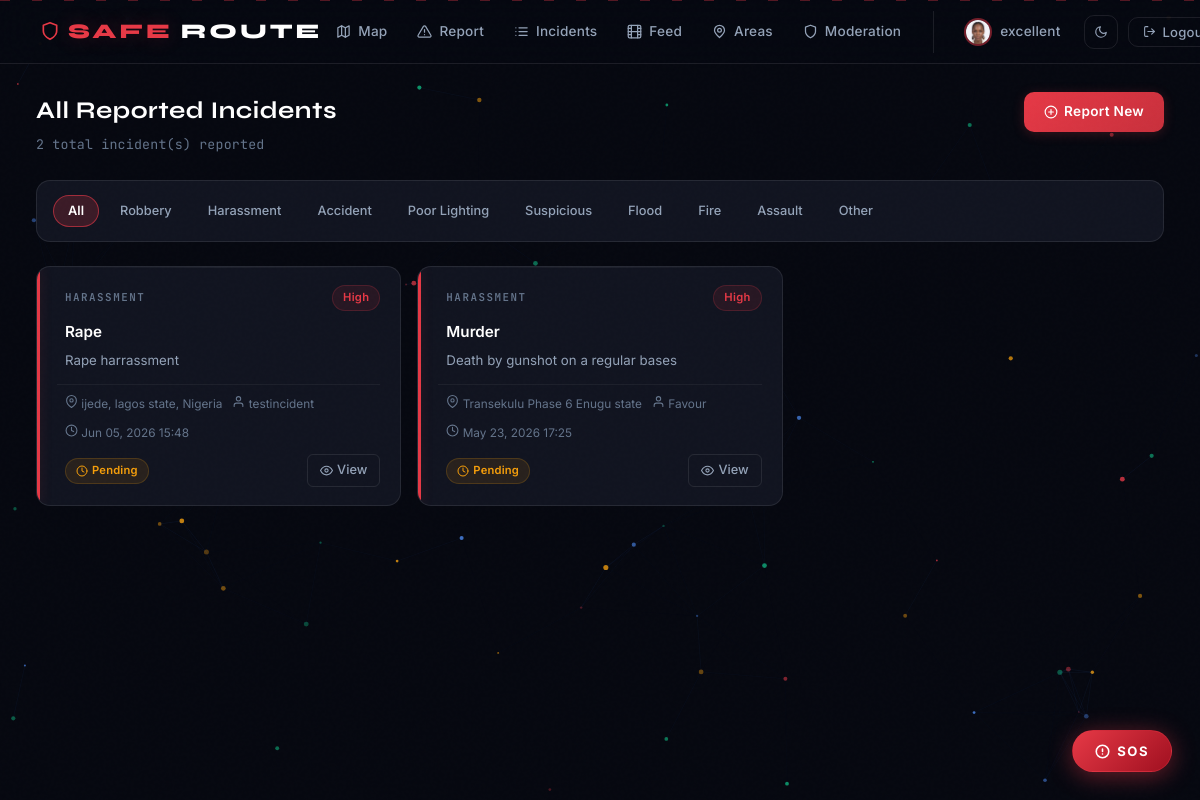
Screenshot of /incidents/ (signed in) with the database file from the repository.
### incidents/models.py (models this page shows, shortened)
class UserProfile(models.Model):
    user       = models.OneToOneField(User, on_delete=models.CASCADE, related_name='profile')
    bio        = models.TextField(blank=True, default='')
    avatar     = models.ImageField(upload_to='avatars/', blank=True, null=True)
    sos_phone  = models.CharField(max_length=20, blank=True, default='',
                                  help_text='Emergency contact number for SOS alerts')
    location   = models.CharField(max_length=100, blank=True, default='',
                                  help_text='City or neighbourhood')
    created_at = models.DateTimeField(auto_now_add=True)

class Incident(models.Model):
    INCIDENT_TYPES = [
        ('robbery',       'Robbery'),
        ('harassment',    'Harassment'),
        ('accident',      'Accident'),
        ('poor_lighting', 'Poor Lighting'),
        ('suspicious',    'Suspicious Activity'),
        ('flood',         'Flood'),
        ('fire',          'Fire'),
        ('assault',       'Assault'),
        ('vandalism',     'Vandalism'),
        ('kidnapping',    'Kidnapping'),
        ('other',         'Other'),
    ]
    DANGER_LEVELS = [
        (1, 'Low'),
        (2, 'Medium'),
        (3, 'High'),
    ]
    title        = models.CharField(max_length=200)
    type         = models.CharField(max_length=50, choices=INCIDENT_TYPES, db_index=True)
    description  = models.TextField()
    latitude     = models.FloatField()
    longitude    = models.FloatField()
    location     = models.CharField(max_length=200)
    area         = models.ForeignKey(
                       'Area',
                       on_delete=models.SET_NULL,
                       null=True, blank=True,
                       related_name='incidents',
                       help_text='Structured area this incident belongs to'
                   )
    danger_level = models.IntegerField(choices=DANGER_LEVELS, default=1, db_index=True)
    reported_by  = models.ForeignKey(User, on_delete=models.CASCADE,
                                     related_name='incidents')
    timestamp    = models.DateTimeField(auto_now_add=True, db_index=True)
    verified     = models.BooleanField(default=False, db_index=True)
    verified_override = models.BooleanField(null=True, blank=True, default=None,
                                            help_text='Admin override. Null = automatic.')
    is_hidden       = models.BooleanField(default=False,
                                          help_text='Hidden by moderation. Removed from public views but kept.')
    hidden_at       = models.DateTimeField(null=True, blank=True)
    hidden_by       = models.ForeignKey(User, null=True, blank=True,
                                        on_delete=models.SET_NULL,
                                        related_name='hidden_incidents')
    hidden_reason   = models.CharField(max_length=200, blank=True, default='')
    confirmations = models.ManyToManyField(
                        User,
                        related_name='confirmed_incidents',
                        blank=True
                    )
    disputes      = models.ManyToManyField(
                        User,
                        related_name='disputed_incidents',
                        blank=True
                    )
    class Meta:
        ordering = ['-timestamp']
        indexes  = [
            models.Index(fields=['type', '-timestamp']),
            models.Index(fields=['danger_level', '-timestamp']),
        ]

### incidents/views.py (the view)
# urls.py: path('incidents/',                views.incident_list_view,    name='incidents'),
@login_required
def incident_list_view(request):
    qs = (
        Incident.objects
        .filter(is_hidden=False)          # exclude moderation-hidden content
        .select_related('reported_by')
        .prefetch_related('confirmations')
    )
    incident_type = request.GET.get('type', '').strip()
    if incident_type:
        qs = qs.filter(type=incident_type)
    paginator  = Paginator(qs, 12)               # 12 cards per page
    page_num   = request.GET.get('page', 1)
    incidents  = paginator.get_page(page_num)
    valid_types = [t[0] for t in Incident.INCIDENT_TYPES]
    active_type = incident_type if incident_type in valid_types else ''
    return render(request, 'incidents.html', {
        'incidents':    incidents,
        'active_type':  active_type,
        'page_obj':     incidents,
    })

### templates/incidents.html (shortened to what this page needs)
{% extends 'base.html' %}
{% block content %}
<div class="incidents-header">
    <div>
        <h2>All Reported Incidents</h2>
        <p class="subtitle">
            {% if active_type %}
                {{ page_obj.paginator.count }} incident(s) matching filter
            {% else %}
                {{ page_obj.paginator.count }} total incident(s) reported
            {% endif %}
        </p>
    </div>
    <a href="{% url 'report' %}" class="btn-report"><svg xmlns="http://www.w3.org/2000/svg" width="14" height="14" viewBox="0 0 24 24" fill="none" stroke="currentColor" stroke-width="2" stroke-linecap="round" stroke-linejoin="round"><circle cx="12" cy="12" r="10"/><line x1="12" y1="8" x2="12" y2="16"/><line x1="8" y1="12" x2="16" y2="12"/></svg> Report New</a>
</div>
<div class="filter-bar">
    <a href="{% url 'incidents' %}"
       class="filter-tag {% if not active_type %}active{% endif %}">
       All
    </a>
    <a href="?type=robbery"
       class="filter-tag {% if active_type == 'robbery' %}active{% endif %}">
       Robbery
    </a>
    <a href="?type=harassment"
       class="filter-tag {% if active_type == 'harassment' %}active{% endif %}">
       Harassment
    </a>
    <a href="?type=accident"
       class="filter-tag {% if active_type == 'accident' %}active{% endif %}">
       Accident
    </a>
    <a href="?type=poor_lighting"
       class="filter-tag {% if active_type == 'poor_lighting' %}active{% endif %}">
       Poor Lighting
    </a>
    <a href="?type=suspicious"
       class="filter-tag {% if active_type == 'suspicious' %}active{% endif %}">
       Suspicious
    </a>
    <a href="?type=flood"
       class="filter-tag {% if active_type == 'flood' %}active{% endif %}">
       Flood
    </a>
    <a href="?type=fire"
       class="filter-tag {% if active_type == 'fire' %}active{% endif %}">
       Fire
    </a>
    <a href="?type=assault"
       class="filter-tag {% if active_type == 'assault' %}active{% endif %}">
       Assault
    </a>
    <a href="?type=other"
       class="filter-tag {% if active_type == 'other' %}active{% endif %}">
       Other
    </a>
</div>
{% if incidents %}
<div class="incidents-grid">
    {% for incident in incidents %}
    <div class="incident-card danger-{{ incident.danger_level }}">
        <div class="incident-card-header">
            <span class="incident-type">{{ incident.get_type_display }}</span>
            <span class="danger-badge level-{{ incident.danger_level }}">
                {% if incident.danger_level == 1 %}Low
                {% elif incident.danger_level == 2 %} Medium
                {% else %} High{% endif %}
            </span>
        </div>
        <h3 class="incident-title">{{ incident.title }}</h3>
        <p class="incident-desc">{{ incident.description|truncatechars:120 }}</p>
        <div class="incident-meta">
            <span><svg xmlns="http://www.w3.org/2000/svg" width="13" height="13" viewBox="0 0 24 24" fill="none" stroke="currentColor" stroke-width="2" stroke-linecap="round" stroke-linejoin="round"><path d="M21 10c0 7-9 13-9 13s-9-6-9-13a9 9 0 0118 0z"/><circle cx="12" cy="10" r="3"/></svg> {{ incident.location }}</span>
            <span><svg xmlns="http://www.w3.org/2000/svg" width="13" height="13" viewBox="0 0 24 24" fill="none" stroke="currentColor" stroke-width="2" stroke-linecap="round" stroke-linejoin="round"><path d="M20 21v-2a4 4 0 00-4-4H8a4 4 0 00-4 4v2"/><circle cx="12" cy="7" r="4"/></svg> {{ incident.reported_by.username }}</span>
            <span><svg xmlns="http://www.w3.org/2000/svg" width="13" height="13" viewBox="0 0 24 24" fill="none" stroke="currentColor" stroke-width="2" stroke-linecap="round" stroke-linejoin="round"><circle cx="12" cy="12" r="10"/><polyline points="12 6 12 12 16 14"/></svg> {{ incident.timestamp|date:"M d, Y H:i" }}</span>
        </div>
        <div class="incident-footer">
            {% if incident.verified %}
            <span class="verified-badge"><svg xmlns="http://www.w3.org/2000/svg" width="12" height="12" viewBox="0 0 24 24" fill="none" stroke="currentColor" stroke-width="2.5" stroke-linecap="round" stroke-linejoin="round"><polyline points="20 6 9 17 4 12"/></svg> Verified</span>
            {% else %}
            <span class="pending-badge"><svg xmlns="http://www.w3.org/2000/svg" width="12" height="12" viewBox="0 0 24 24" fill="none" stroke="currentColor" stroke-width="2" stroke-linecap="round" stroke-linejoin="round"><circle cx="12" cy="12" r="10"/><polyline points="12 6 12 12 16 14"/></svg> Pending</span>
            {% endif %}
            <a href="{% url 'incident_detail' incident.id %}" class="view-detail-btn">
                <svg xmlns="http://www.w3.org/2000/svg" width="13" height="13" viewBox="0 0 24 24" fill="none" stroke="currentColor" stroke-width="2" stroke-linecap="round" stroke-linejoin="round"><path d="M1 12s4-8 11-8 11 8 11 8-4 8-11 8-11-8-11-8z"/><circle cx="12" cy="12" r="3"/></svg> View
            </a>
        </div>
    </div>
    {% endfor %}
</div>
{% else %}
<div class="no-incidents">
    <p>No incidents reported yet.</p>
    <a href="{% url 'report' %}" class="btn-primary">Be the first to report</a>
</div>
{% endif %}
{% endblock %}

### templates/base.html (shortened to what this page needs)
<!DOCTYPE html>
<html lang="en">
<head>
  {% load static %}
  <link rel="stylesheet" href="{% static 'css/style.css' %}" />
</head>
<body>
  {% block topnav %}
  <nav class="navbar">
    <div class="nav-brand">
      <svg xmlns="http://www.w3.org/2000/svg" width="20" height="20" viewBox="0 0 24 24"
           fill="none" stroke="currentColor" stroke-width="2" stroke-linecap="round"
           stroke-linejoin="round" class="nav-brand-icon">
        <path d="M12 22s8-4 8-10V5l-8-3-8 3v7c0 6 8 10 8 10z"/>
      </svg>
      <span>Safe</span>Route
    </div>
    {% if user.is_authenticated %}
    <div class="nav-links">
      <a href="{% url 'map' %}" class="nav-link">
        <svg xmlns="http://www.w3.org/2000/svg" width="15" height="15" viewBox="0 0 24 24"
             fill="none" stroke="currentColor" stroke-width="2" stroke-linecap="round"
             stroke-linejoin="round">
          <polygon points="3 6 9 3 15 6 21 3 21 18 15 21 9 18 3 21"/>
          <line x1="9" y1="3" x2="9" y2="18"/>
          <line x1="15" y1="6" x2="15" y2="21"/>
        </svg>
        Map
      </a>
      <a href="{% url 'report' %}" class="nav-link">
        Report
      </a>
      <a href="{% url 'incidents' %}" class="nav-link">
        Incidents
      </a>
      <a href="{% url 'feed' %}" class="nav-link">
        Feed
      </a>
      <a href="{% url 'area_search_page' %}" class="nav-link">
        <svg xmlns="http://www.w3.org/2000/svg" width="15" height="15" viewBox="0 0 24 24"
             fill="none" stroke="currentColor" stroke-width="2" stroke-linecap="round"
             stroke-linejoin="round">
          <circle cx="12" cy="10" r="3"/>
          <path d="M12 21.7C17.3 17 20 13 20 10a8 8 0 1 0-16 0c0 3 2.7 7 8 11.7z"/>
        </svg>
        Areas
      </a>
      {% if user.is_staff %}
      <a href="{% url 'moderation_queue' %}" class="nav-link" title="Moderation queue">
        <svg xmlns="http://www.w3.org/2000/svg" width="15" height="15" viewBox="0 0 24 24"
             fill="none" stroke="currentColor" stroke-width="2" stroke-linecap="round"
             stroke-linejoin="round">
          <path d="M12 22s8-4 8-10V5l-8-3-8 3v7c0 6 8 10 8 10z"/>
        </svg>
        Moderation
      </a>
      {% endif %}
      <div class="nav-user">
        <a href="{% url 'profile' %}" class="nav-link nav-profile">
          {% if user.profile.avatar %}
            <img src="{{ user.profile.avatar.url }}" alt="avatar" class="nav-avatar"
                 width="28" height="28" loading="eager"/>
          {% else %}
            <span class="nav-avatar-placeholder">{{ user.username|first|upper }}</span>
          {% endif %}
          {{ user.username }}
        </a>
        <button class="theme-toggle" id="theme-toggle" onclick="toggleTheme()" title="Toggle theme">
          <svg class="icon-moon" xmlns="http://www.w3.org/2000/svg" width="14" height="14"
               viewBox="0 0 24 24" fill="none" stroke="currentColor" stroke-width="2"
               stroke-linecap="round" stroke-linejoin="round">
            <path d="M21 12.79A9 9 0 1111.21 3 7 7 0 0021 12.79z"/>
          </svg>
        </button>
        <form method="POST" action="{% url 'logout' %}" style="display:inline;">
          <button type="submit" class="logout-btn">
            <svg xmlns="http://www.w3.org/2000/svg" width="13" height="13" viewBox="0 0 24 24"
                 fill="none" stroke="currentColor" stroke-width="2" stroke-linecap="round"
                 stroke-linejoin="round">
              <path d="M9 21H5a2 2 0 01-2-2V5a2 2 0 012-2h4"/>
              <polyline points="16 17 21 12 16 7"/>
              <line x1="21" y1="12" x2="9" y2="12"/>
            </svg>
            Logout
          </button>
        </form>
      </div>
    </div>
    {% endif %}
  </nav>
  {% endblock %}
  <div class="container">
    {% block content %}{% endblock %}
  </div>
  {% if user.is_authenticated %}
  <div class="sos-container">
    <button class="sos-btn" onclick="triggerSOS()">
      <svg xmlns="http://www.w3.org/2000/svg" width="15" height="15" viewBox="0 0 24 24"
           fill="none" stroke="currentColor" stroke-width="2.5" stroke-linecap="round"
           stroke-linejoin="round">
        <circle cx="12" cy="12" r="10"/>
        <line x1="12" y1="8" x2="12" y2="12"/>
        <line x1="12" y1="16" x2="12.01" y2="16"/>
      </svg>
      SOS
    </button>
  </div>
  {% endif %}
</body>
</html>

### templates/incidents.html (style rules this page uses)
.filter-tag.active { background: rgba(230,57,70,0.2) !important; border-color: rgba(230,57,70,0.6) !important; color: #fff !important; }

### templates/base.html (style rules this page uses)
.nav-brand-icon { color: #e63946; flex-shrink: 0; }
.nav-profile { display: flex; align-items: center; gap: 8px; }
.nav-avatar { width: 28px; height: 28px; min-width: 28px; min-height: 28px; border-radius: 50%; object-fit: cover; border: 2px solid rgba(230,57,70,0.4); overflow: hidden; flex-shrink: 0; display: block; aspect-ratio: 1 / 1; background: rgba(230,57,70,0.15); }
.logout-btn { display: inline-flex; align-items: center; gap: 6px; }
.sos-btn { display: flex; align-items: center; gap: 7px; }

### rows the page displays
Incident: type "HARASSMENT", danger_level "High", title "Rape", description "Rape harrassment", location "ijede, lagos state, Nigeria", reported_by.username "testincident", timestamp "Jun 05, 2026 15:48", verified False (drawn)
Incident: type "HARASSMENT", danger_level "High", title "Murder", description "Death by gunshot on a regular bases", location "Transekulu Phase 6 Enugu state", reported_by.username "Favour", timestamp "May 23, 2026 17:25", verified False (drawn)

### other values shown
{{ user.username }} "excellent"
{{ page_obj.paginator.count }} "2"
